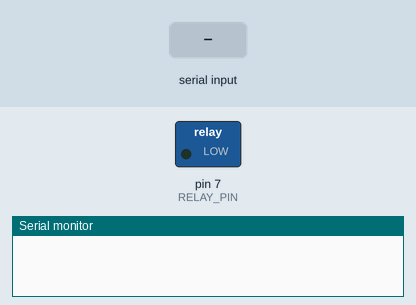
Simulated run of this sketch. Board: Arduino Uno, built with avr-gcc and run on an emulated ATmega328P. Parts: switched loads named in the sketch (green lamp = pin HIGH), the last lines printed to the serial monitor. The test bench sets the inputs (shaded band).

Above: at 1.2 s.
1.3 s: "ON\n" received over Serial
At 1.6 s:
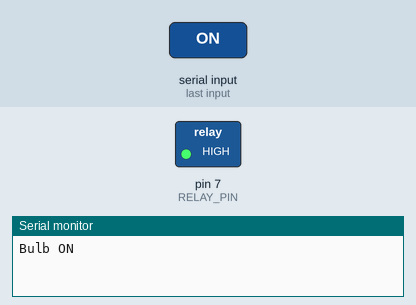
2.8 s: "OFF\n" received over Serial
At 4.0 s:
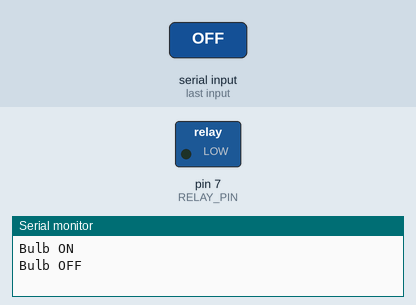
Timing chart, 0 to 5.8 s (numbered marks = the images above; inputs shaded):
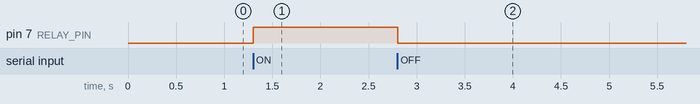

The sketch:

gesturecontrol.ino.ino
```cpp
#define RELAY_PIN 7

void setup() {
    pinMode(RELAY_PIN, OUTPUT);
    Serial.begin(9600);
}

void loop() {
    if (Serial.available()) {
        String command = Serial.readStringUntil('\n');
        command.trim();

        if (command == "ON") {
            digitalWrite(RELAY_PIN, HIGH);
            Serial.println("Bulb ON");
        } else if (command == "OFF") {
            digitalWrite(RELAY_PIN, LOW);
            Serial.println("Bulb OFF");
        }
    }
}
```

Measured:
- after the input at 1.3 s, pin 7 (RELAY_PIN): LOW → HIGH at once
- after the input at 2.8 s, pin 7 (RELAY_PIN): HIGH → LOW at once
